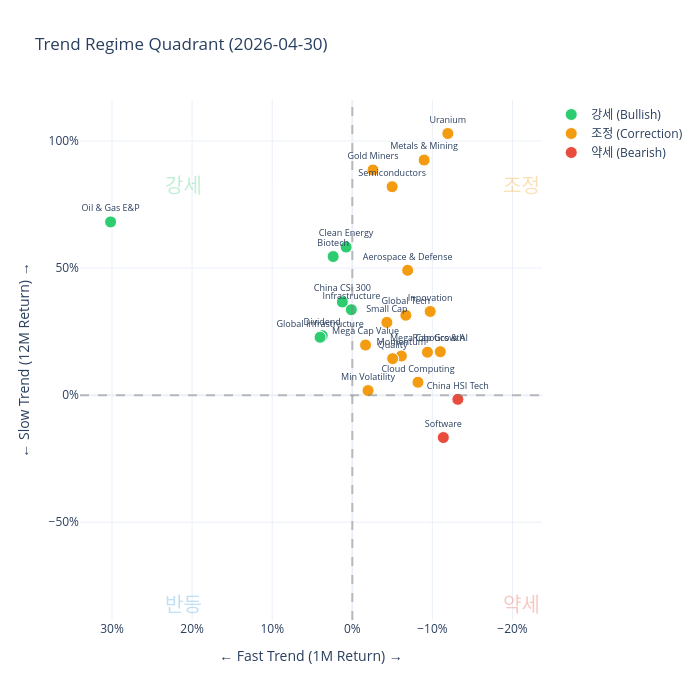

Source (notebook cell):
### Code cell
# 사분면 산점도: X = Slow Trend, Y = Fast Trend
# 표준 사분면: 1(우상)=강세, 2(좌상)=반등, 3(좌하)=약세, 4(우하)=조정

TARGET_DATE = None  # 특정 날짜를 보려면 '2024-06-30' 등 입력, None이면 최신

if TARGET_DATE:
    target_ts = pd.Timestamp(TARGET_DATE)
    valid_dates = regime_df.index[regime_df.index <= target_ts]
    if len(valid_dates) == 0:
        raise ValueError(f'{TARGET_DATE} 이전 데이터가 없습니다.')
    plot_date = valid_dates[-1]
else:
    plot_date = regime_df.index[-1]

plot_regime = regime_df.loc[plot_date].dropna()
plot_fast = fast_ret.loc[plot_date].dropna()
plot_slow = slow_ret.loc[plot_date].dropna()

slow_label = f'Slow ({SLOW_WINDOW}M Return)'
fast_label = f'Fast ({FAST_WINDOW}M Return)'

scatter_data = pd.DataFrame({
    slow_label: plot_slow,
    fast_label: plot_fast,
    'Regime': plot_regime,
}).dropna()
scatter_data['Description'] = [TICKER_DESCRIPTIONS.get(t, t) for t in scatter_data.index]

fig = go.Figure()

# 모든 국면을 항상 범례에 표시
for regime_name, color in REGIME_COLORS.items():
    mask = scatter_data['Regime'] == regime_name
    subset = scatter_data[mask]
    fig.add_trace(go.Scatter(
        x=subset[slow_label] if len(subset) > 0 else [None],
        y=subset[fast_label] if len(subset) > 0 else [None],
        mode='markers+text',
        name=regime_name,
        text=subset['Description'] if len(subset) > 0 else [None],
        textposition='top center',
        textfont=dict(size=9),
        marker=dict(size=12, color=color, line=dict(width=1, color='white')),
        hovertemplate=f'%{{text}}<br>{SLOW_WINDOW}M: %{{x:.1%}}<br>{FAST_WINDOW}M: %{{y:.1%}}<extra></extra>',
    ))

# 축선
fig.add_hline(y=0, line_dash='dash', line_color='gray', opacity=0.5)
fig.add_vline(x=0, line_dash='dash', line_color='gray', opacity=0.5)

# 사분면 라벨
x_range = max(abs(scatter_data[slow_label].min()), abs(scatter_data[slow_label].max()))
y_range = max(abs(scatter_data[fast_label].min()), abs(scatter_data[fast_label].max()))

annotations = [
    dict(x=x_range*0.7,  y=y_range*0.8,  text='강세', font=dict(size=28, color='rgba(46,204,113,0.5)'), showarrow=False),
    dict(x=-x_range*0.7, y=y_range*0.8,  text='반등', font=dict(size=28, color='rgba(52,152,219,0.5)'), showarrow=False),
    dict(x=x_range*0.7,  y=-y_range*0.8, text='조정', font=dict(size=28, color='rgba(243,156,18,0.5)'), showarrow=False),
    dict(x=-x_range*0.7, y=-y_range*0.8, text='약세', font=dict(size=28, color='rgba(231,76,60,0.5)'), showarrow=False),
]

fig.update_layout(
    title=f'Trend Regime Quadrant ({plot_date.date()})',
    xaxis_title=f'← Slow Trend ({SLOW_WINDOW}M Return) →',
    yaxis_title=f'← Fast Trend ({FAST_WINDOW}M Return) →',
    xaxis=dict(tickformat='.0%', zeroline=True, title_font=dict(size=16)),
    yaxis=dict(tickformat='.0%', zeroline=True, title_font=dict(size=16)),
    annotations=annotations,
    template='plotly_white',
    height=700,
    width=700,
)
fig.show()
print(f'Date: {plot_date.date()}')

### Figure 1 — Plotly figure (JSON) as saved in the notebook; plotly's stock layout.template omitted (floating-point values rounded to 4 significant figures)
{"data": [{"hovertemplate": "%{text}<br>1M: %{x:.1%}<br>12M: %{y:.1%}<extra></extra>", "marker": {"color": "#2ecc71", "line": {"color": "white", "width": 1}, "size": 12}, "mode": "markers+text", "name": "강세 (Bullish)", "text": ["Biotech", "Oil & Gas E&P", "Infrastructure", "Dividend", "China CSI 300", "Global Infrastructure", "Clean Energy"], "textfont": {"size": 9}, "textposition": "top center", "type": "scatter", "x": [0.02389, 0.3018, 0.001182, 0.03754, 0.01242, 0.04021, 0.007714], "y": [0.5455, 0.6818, 0.3362, 0.2341, 0.3667, 0.2278, 0.5827]}, {"hovertemplate": "%{text}<br>1M: %{x:.1%}<br>12M: %{y:.1%}<extra></extra>", "marker": {"color": "#f39c12", "line": {"color": "white", "width": 1}, "size": 12}, "mode": "markers+text", "name": "조정 (Correction)", "text": ["Semiconductors", "Aerospace & Defense", "Metals & Mining", "Innovation", "Mega Cap Growth", "Mega Cap Value", "Small Cap", "Min Volatility", "Momentum", "Quality", "Gold Miners", "Uranium", "Global Tech", "Robotics & AI", "Cloud Computing"], "textfont": {"size": 9}, "textposition": "top center", "type": "scatter", "x": [-0.04972, -0.06913, -0.08965, -0.09724, -0.09384, -0.01653, -0.04317, -0.01967, -0.0613, -0.05039, -0.0258, -0.1193, -0.06683, -0.1099, -0.08201], "y": [0.8203, 0.4914, 0.9251, 0.3295, 0.1692, 0.1972, 0.2864, 0.01792, 0.154, 0.1437, 0.8861, 1.03, 0.3146, 0.1711, 0.05083]}, {"hovertemplate": "%{text}<br>1M: %{x:.1%}<br>12M: %{y:.1%}<extra></extra>", "marker": {"color": "#e74c3c", "line": {"color": "white", "width": 1}, "size": 12}, "mode": "markers+text", "name": "약세 (Bearish)", "text": ["Software", "China HSI Tech"], "textfont": {"size": 9}, "textposition": "top center", "type": "scatter", "x": [-0.1136, -0.1318], "y": [-0.1668, -0.01635]}], "layout": {"annotations": [{"font": {"color": "rgba(46,204,113,0.3)", "size": 20}, "showarrow": false, "text": "강세", "x": 0.2112, "y": 0.8237}, {"font": {"color": "rgba(243,156,18,0.3)", "size": 20}, "showarrow": false, "text": "조정", "x": -0.2112, "y": 0.8237}, {"font": {"color": "rgba(52,152,219,0.3)", "size": 20}, "showarrow": false, "text": "반등", "x": 0.2112, "y": -0.8237}, {"font": {"color": "rgba(231,76,60,0.3)", "size": 20}, "showarrow": false, "text": "약세", "x": -0.2112, "y": -0.8237}], "height": 700, "shapes": [{"line": {"color": "gray", "dash": "dash"}, "opacity": 0.5, "type": "line", "x0": 0, "x1": 1, "xref": "x domain", "y0": 0, "y1": 0, "yref": "y"}, {"line": {"color": "gray", "dash": "dash"}, "opacity": 0.5, "type": "line", "x0": 0, "x1": 0, "xref": "x", "y0": 0, "y1": 1, "yref": "y domain"}], "title": {"text": "Trend Regime Quadrant (2026-04-30)"}, "width": 700, "xaxis": {"autorange": "reversed", "tickformat": ".0%", "title": {"text": "← Fast Trend (1M Return) →"}, "zeroline": true}, "yaxis": {"tickformat": ".0%", "title": {"text": "← Slow Trend (12M Return) →"}, "zeroline": true}}}
